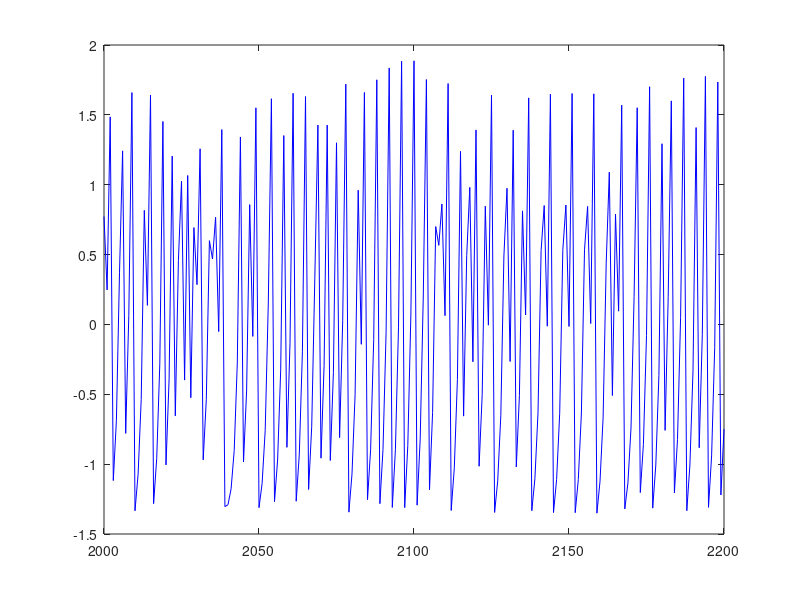
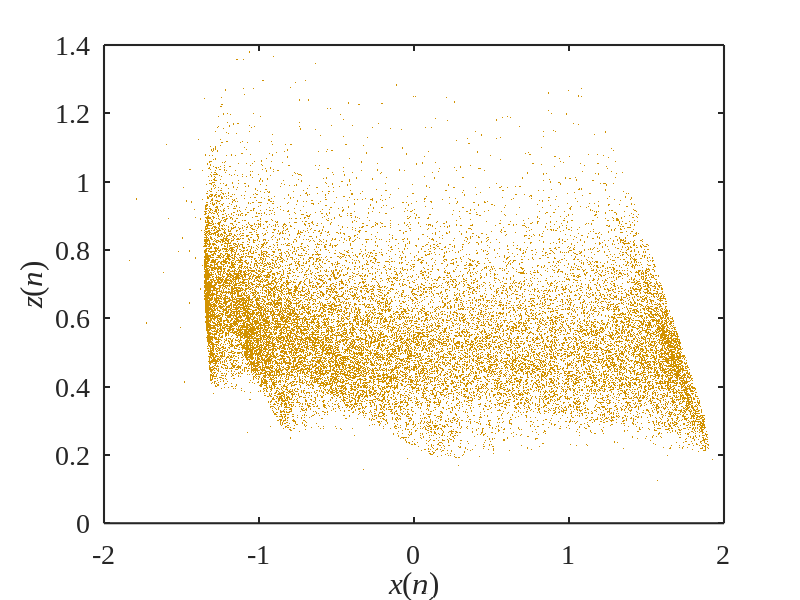

The MATLAB script that drew these images, in order:
clc;clear;
a=4.1;b=-2;d=0.8;kk=0.1;c=-8;e=0.1;
x1(1)=0.1;y1(1)=-0.1;z1(1)=0.2;
for i=1:100000 
x1(i+1)=a./(1+x1(i)*x1(i))+b+kk*(c+d*sin(y1(i)))*z1(i);
y1(i+1)=y1(i)+e*z1(i);
z1(i+1)=z1(i)+e*x1(i);
end
 t=1:1:10001;
figure;
plot(t(2000:2200),x1(2000:2200),'b');hold on;
figure;
plot(x1(50000:80000),z1(50000:80000),'.','Markersize',3,'color','#d29200');hold on
xlabel('\itx\rm(\itn\rm)');ylabel('\itz\rm(\itn\rm)');
set(gca, 'fontsize', 20);set(gca, 'LineWidth', 1.5);set(gca,'Fontname','times new Roman');
